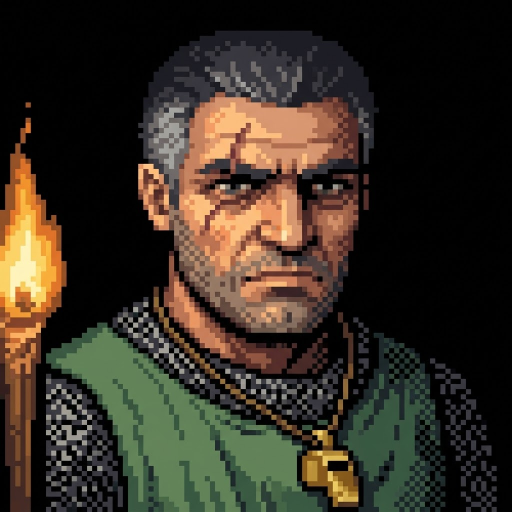
#> input picture game/art/source/bran_portrait.jpg, 1024 x 1024 px (shown at 1/2 size)
$ python pixelize.py ../art/source/bran_portrait.jpg out.png
#> lines starting #> are read from the running program, lines starting #| are printed output that depends on the picture
"""Turn any picture (e.g. from Gemini) into pixel art in the game's own style:
downscale, map to the game palette with the same 4x4 ordered dither the renderer uses.

  python3 pixelize.py in.jpg out.png --size 64x64 [--colors 20] [--dark 0.9] [--preview 6]
"""
import argparse
from PIL import Image, ImageEnhance, ImageFilter

# The renderer's ramps and sprite palette (src/c_render.js), plus skin and olive (goblin, moss) ramps.
HEX = """
120e1c 211a33 342a4d 4d3f69 6b5a86 9483aa 0a0812 1c1629 2a2140 3a2f55
120d0b 261b15 3d2b20 59402d 7a5a3e a07a52 08060a 140f0c 22190f 33251a 4a3626 5e4632
06050b 0e0b16 16112a 1f1838 04030a 07060e 0b0914 100c1a 14101f 181326
1a0608 3a0c10 5e1418 86202a a83038 c84a4a
0f2140 1d3456 2f5c8f 4f86c6 86bce8 c4e6ff ffffff
0e0d14 1e1d27 33323f 4c4b5a 6b6a7c 908fa2 bdbccc e6e6f0
2a1c06 5a400e 8e6a1c c49a30 ecd06a 1e1008 3a2010 5a3418 7a4a22 9a6430
5a1206 9a2208 d8420e ff7a1a ffae2e ffde5a fff6c8
0e0820 1e1040 36185e 5a2476 8a3478 c0506c ec8a6a 100c22 1a1434 261e48 33285a 40336c
05080e 0a1216 101c1e 182824 22362c 14101c 241c2e 362a40 4a3c54 5e4e68 7a6884
0c140c 14240f 1f3614 2c4a1a 3c6022 527a2c 6e9638 1a120c 2e2016 463222 5e4430 7a5a40 987452
120c08 22160e 342216 463020 5a3e2a 6e4e36 0a0e16 141c2a 22304a 3a4e6e 6a84a8 a8c0e0
0a0604 1a100a 2a1a10 3a2616 4c321e 08120a 102012 1a301a 264424 345a2e
0e0b14 2b2836 4f4c5e 8a879a d6d4e0 3a2212 6e4424 b0844e 5e1414 b02a2a ffd04a 24401e 4f8a34
1e3a66 7fb8f0 3e1a5a 7a3a9a 8aa45a d8a07a 8a4a2a 3a5a2a e0702a 9a3a14
2a1610 4a2a1c 6e4230 9a5e44 c4876a e6b394
1a1e10 2c3218 40461f 56592a 6e6e3a 8a8850 a6a26a
"""
PALETTE = [tuple(int(h[i:i+2], 16) for i in (0, 2, 4)) for h in HEX.split()]
BAYER = [(v + .5) / 16 - .5 for v in (0, 8, 2, 10, 12, 4, 14, 6, 3, 11, 1, 9, 15, 7, 13, 5)]

def dist(a, b):  # weighted RGB, close enough to perceptual for a fixed palette
    dr, dg, db = a[0] - b[0], a[1] - b[1], a[2] - b[2]
    return 2 * dr * dr + 4 * dg * dg + 3 * db * db

def nearest(c, pal):
    return min(pal, key=lambda p: dist(c, p))

def main():
    ap = argparse.ArgumentParser()
    ap.add_argument('src'); ap.add_argument('dst')
    ap.add_argument('--size', default='64x64', help='WxH in game pixels')
    ap.add_argument('--colors', type=int, default=40, help='how many palette colours one picture may use')
    ap.add_argument('--dark', type=float, default=1.0, help='brightness multiplier, the game is dark')
    ap.add_argument('--contrast', type=float, default=1.1)
    ap.add_argument('--saturation', type=float, default=1.15)
    ap.add_argument('--spread', type=float, default=14, help='dither strength')
    ap.add_argument('--preview', type=int, default=6, help='also save a scaled-up preview')
    ap.add_argument('--sprite', action='store_true', help='black background becomes transparent, dark outline around the figure')
    a = ap.parse_args()
    w, h = map(int, a.size.lower().split('x'))

    im = Image.open(a.src).convert('RGB')
#> im is the input picture: PIL image 1024x1024 RGB; mean R, G, B 55.5, 47.2, 35.9
    # crop to the target aspect ratio, centred
    ar, sw, sh = w / h, *im.size
#> ar = 1; sw = 1024; sh = 1024
    if sw / sh > ar: nw = int(sh * ar); im = im.crop(((sw - nw) // 2, 0, (sw - nw) // 2 + nw, sh))
    else: nh = int(sw / ar); im = im.crop((0, (sh - nh) // 2, sw, (sh - nh) // 2 + nh))
#> after `nh = int(sw / ar)`: nh = 1024
    im = ImageEnhance.Contrast(im).enhance(a.contrast)
    im = ImageEnhance.Brightness(im).enhance(a.dark)
    im = ImageEnhance.Color(im).enhance(a.saturation)
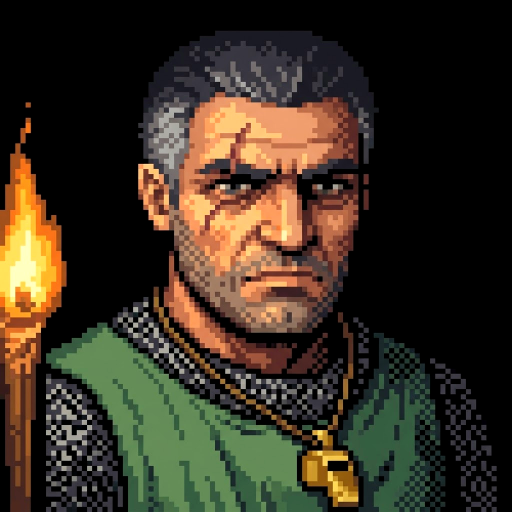
#> im: PIL image 1024x1024 RGB (shown at 1/2 size); mean R, G, B 58.1, 48.5, 34.2
    small = im.resize((w, h), Image.BOX)
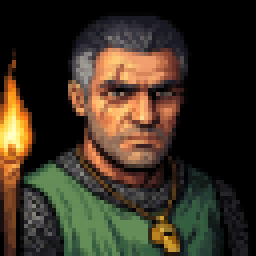
#> small: PIL image 64x64 RGB (shown 4 times larger); mean R, G, B 58.1, 48.5, 34.2
    small = small.filter(ImageFilter.UnsharpMask(radius=1, percent=60, threshold=2))
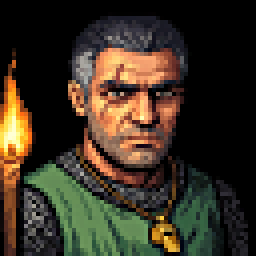
#> small: PIL image 64x64 RGB (shown 4 times larger); mean R, G, B 58.7, 49.3, 34.8
    px = [small.getpixel((x, y)) for y in range(h) for x in range(w)]
#> px = 4096 items, first 6: (0, 0, 0), (0, 0, 0), (0, 0, 0), (0, 0, 0), (0, 0, 0), (0, 0, 0)

    # pick the colours this picture actually needs, so it reads as clean pixel art
    count = {}
    for c in px:
        n = nearest(c, PALETTE); count[n] = count.get(n, 0) + 1
#> this loop made 4096 passes
#> n on pass 1: (4, 3, 10)
    pal = [c for c, _ in sorted(count.items(), key=lambda kv: -kv[1])[:a.colors]]

    out = Image.new('RGB', (w, h))
#> out: PIL image 64x64 RGB; every value is 0
    o = out.load()
    for y in range(h):
        for x in range(w):
            c = px[y * w + x]; t = BAYER[(y & 3) * 4 + (x & 3)] * a.spread
            o[x, y] = nearest((c[0] + t, c[1] + t, c[2] + t), pal)
    if a.sprite:
        # background = the colour of the corners (black or white, whatever the generator gave)
        corners = [small.getpixel(c) for c in ((0, 0), (w - 1, 0), (0, h - 1), (w - 1, h - 1))]
        bg = tuple(sum(c[i] for c in corners) // 4 for i in range(3))
        out = out.convert('RGBA'); o = out.load()
        # only background connected to the border becomes transparent, so dark parts inside the figure stay solid
        isbg = lambda x, y: sum(abs(small.getpixel((x, y))[i] - bg[i]) for i in range(3)) < 160
        seen, stack = set(), [(x, y) for x in range(w) for y in (0, h - 1)] + [(x, y) for y in range(h) for x in (0, w - 1)]
        while stack:
            x, y = stack.pop()
            if (x, y) in seen or not (0 <= x < w and 0 <= y < h) or not isbg(x, y): continue
            seen.add((x, y)); o[x, y] = (0, 0, 0, 0)
            stack += [(x + 1, y), (x - 1, y), (x, y + 1), (x, y - 1)]
        solid = [[o[x, y][3] > 0 for x in range(w)] for y in range(h)]
        for y in range(h):
            for x in range(w):
                if not solid[y][x] and any(0 <= x + dx < w and 0 <= y + dy < h and solid[y + dy][x + dx] for dx, dy in ((1, 0), (-1, 0), (0, 1), (0, -1))):
                    o[x, y] = (7, 6, 11, 255)
    out.save(a.dst)
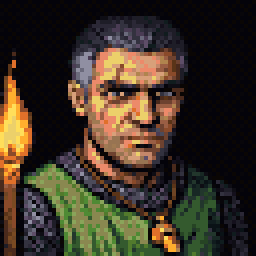
#> saved as out.png: PIL image 64x64 RGB (shown 4 times larger); mean R, G, B 60.7, 50.4, 37.3
    if a.preview > 1:
        out.resize((w * a.preview, h * a.preview), Image.NEAREST).save(a.dst.rsplit('.', 1)[0] + '_preview.png')
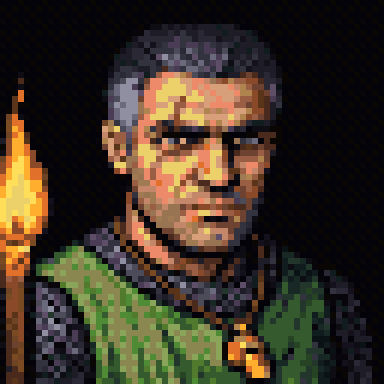
#> saved as out_preview.png: PIL image 384x384 RGB; mean R, G, B 60.7, 50.4, 37.3
    print(f'{a.dst}: {w}x{h}, {len(pal)} colours')
#| out.png: 64x64, 40 colours

if __name__ == '__main__':
    main()
